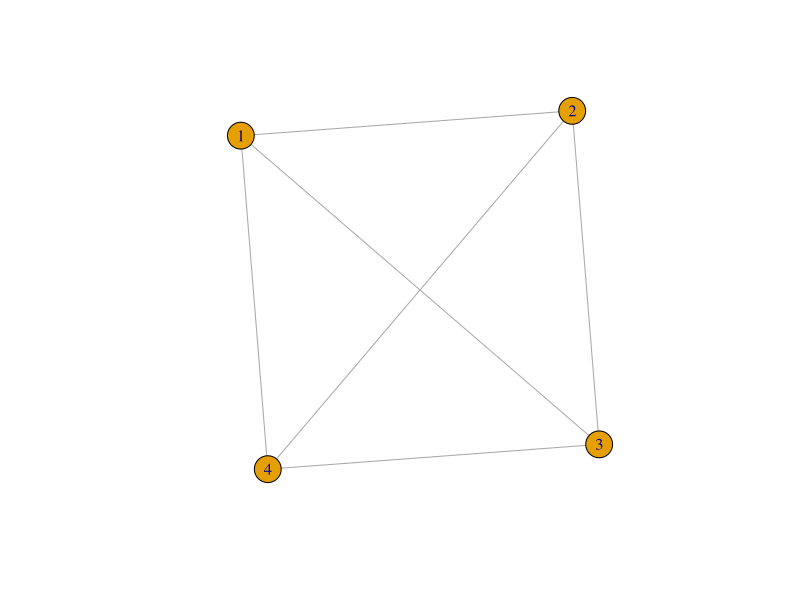
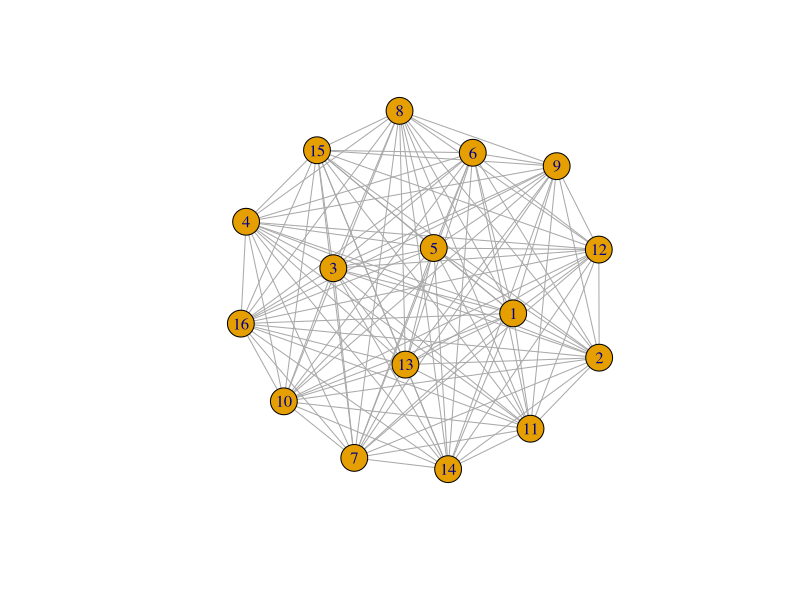
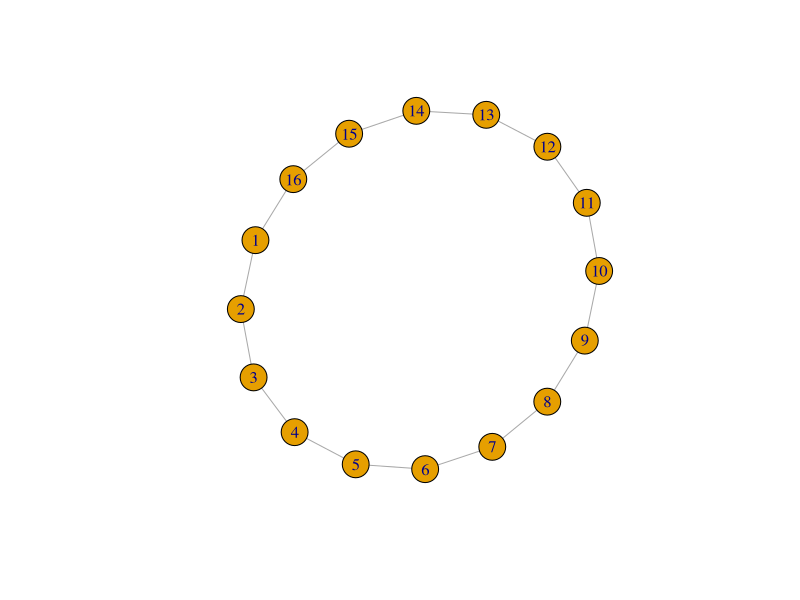
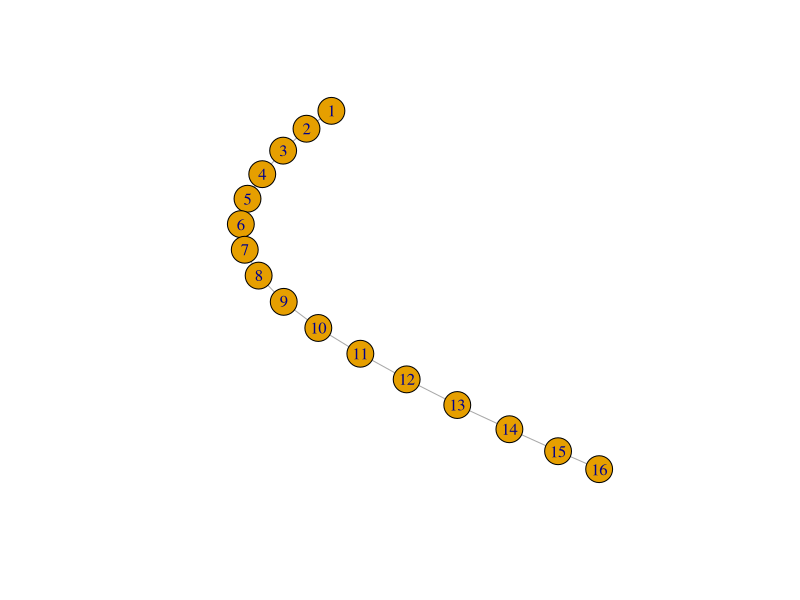
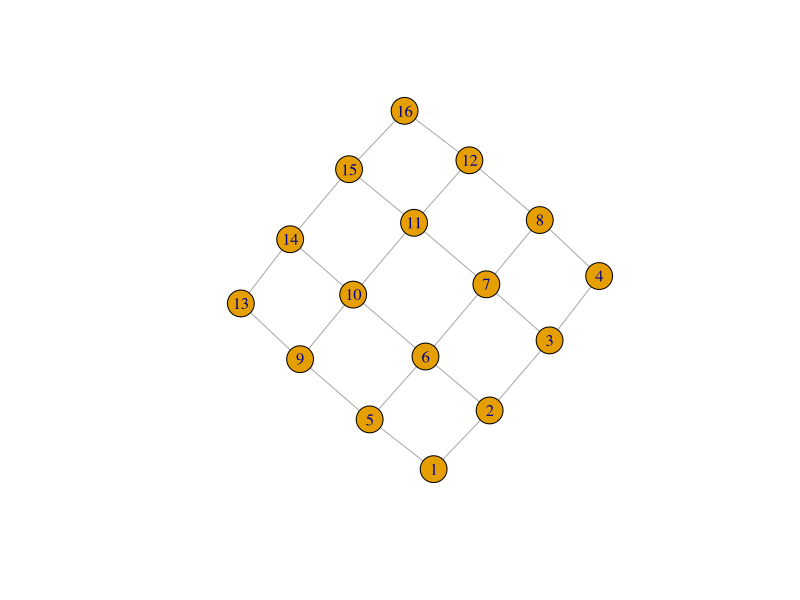
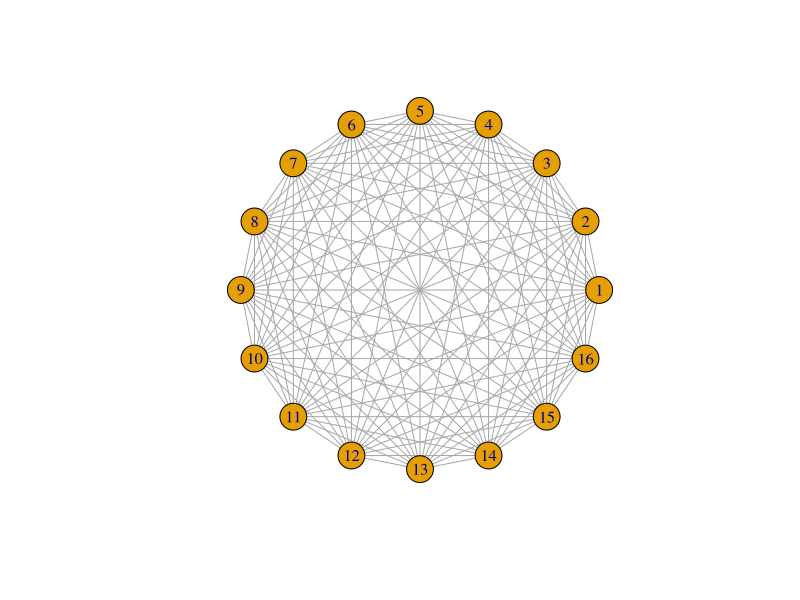
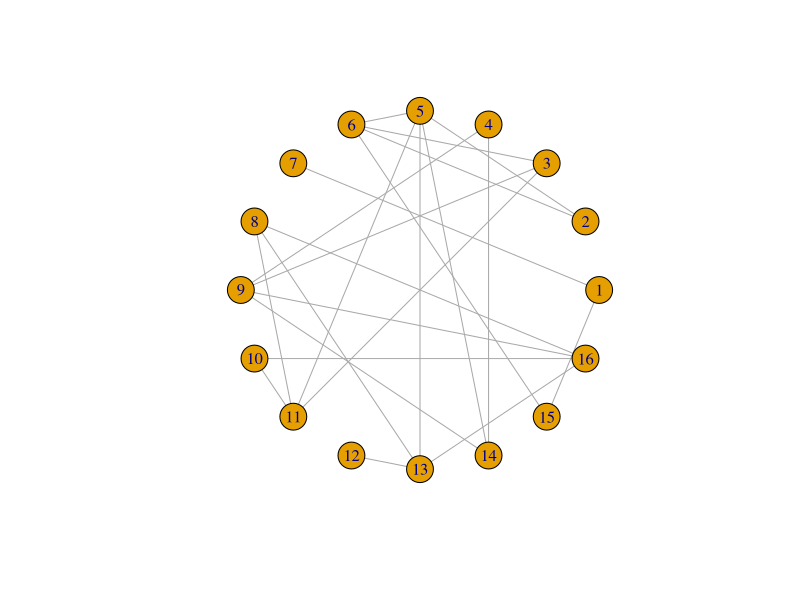
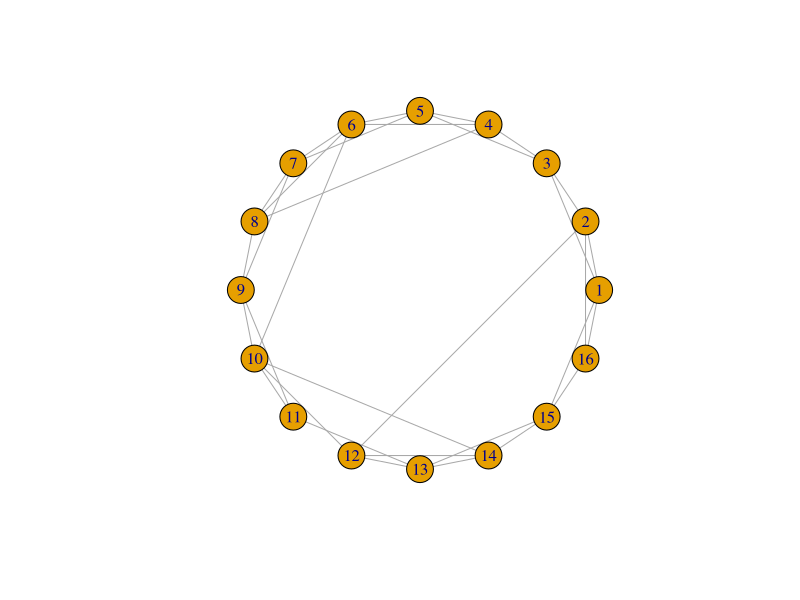

Recreate these plots in R, in order.
## ---- chunk 1
library(igraph) # For network functionality
library(data.table)
library(ggplot2)
## ---- chunk 2
# Complete graph with 4 nodes
gr <- make_full_graph(4)
print(gr)
plot(gr)
## ---- chunk 3
gr <- make_full_graph(16)
plot(gr)
gr <- make_ring(16)
plot(gr)
gr <- make_ring(16, circular = FALSE)
plot(gr)
gr <- make_lattice(c(4, 4))
plot(gr)
## ---- chunk 4
plot(make_full_graph(16), layout = layout_in_circle)
plot(sample_gnp(16, 0.2), layout = layout_in_circle)
## ---- chunk 5
plot(sample_smallworld(1, 16, 2, 0.1), layout = layout_in_circle)
## ---- chunk 6
plot(sample_pa(16, directed = FALSE))
## ---- chunk 7
network <- make_lattice(c(5, 5))
print(network)
plot(network)
## ---- chunk 8
vcount(network)
ecount(network)
degree(network)
## ---- chunk 9
network$layout <- layout_on_grid(network)
print(network)
plot(network)
## ---- chunk 10
V(network)$color <- "azure"
E(network)$color <- "pink"
plot(network) # lovely
## ---- chunk 11
V(network)[[]]
E(network)[[]]
## ---- chunk 12
network
## ---- chunk 13
V(network)[12]$color <- "orange"
plot(network)

V(network)[color == "orange"]$color <- "pink"
plot(network)
## ---- chunk 14
V(network)[.nei(color == "pink")]$color <- "pink"
plot(network)
## ---- chunk 15
V(network)$label <- NA        # text label for the vertices (set to NA for no labels)
V(network)$size <- 5          # size of vertex markers
V(network)$shape <- "square"  # shape of markers
plot(network)
# See ?igraph.plotting for more.
## ---- chunk 16
network <- make_lattice(c(5, 5))
## ---- chunk 17
V(network)$state <- "S"
V(network)[1]$state <- "I"

# Pick plotting colours
colours <- c(S = "lightblue", I = "red", R = "pink")

# Print and loop through time steps
t_max <- 10
for (t in 1:t_max)
{
	# Plot network
	plot(network, 
		vertex.color = colours[V(network)$state], 
		layout = layout_on_grid,
		main = paste("t = ", t))
	
	# Pause so we can see animation
	Sys.sleep(1.0)
	
	# Find "infector" vertices
	infectors <- V(network)[state == "I"]
	
	# Infect susceptible neighbours of infectors
	V(network)[.nei(infectors) & state == "S"]$state <- "I"
	
	# Recover infectors
	V(network)[infectors]$state <- "R"
}
## ---- chunk 18
library(igraph)
library(data.table)
library(ggplot2)
## ---- chunk 19
create_network <- function(n, d, layout = layout_nicely)
{
	# Create the network by preferential attachment, 
	# passing on the parameters n and power
	network <- sample_pa(n, d, directed = FALSE)

    # Add the "state" attribute to the vertices of 
	#the network, which can be "S", "I", "R", or "V". 
	# Start out everyone as susceptible ...
    V(network)$state <- "S"
    
    # ... except make 5 random individuals infectious.
    V(network)$state[sample(vcount(network), 5, prob = degree(network))] <- "I"

    # Reorder vertices so they go in order from least to most connected. This
    # is to help with degree-targeted vaccination, and also to make the 
    # most connected vertices plot on top so they don't get hidden. 
	network <- permute(network, rank(degree(network), ties.method = "first"))
    # Set the network layout so it doesn't change every time it's plotted.
    network$layout <- layout(network)
    
    return (network)
}

## See how the parameter d to create_network changes the network structure
net <- create_network(40, 0)
plot(net)

net <- create_network(40, 1)
plot(net)

net <- create_network(40, 2)
plot(net)
## ---- chunk 20
plot_degree <- function(network)
{
	# Set up palette
	colors <- hcl.colors(5, "Zissou 1")
	
	# Classify nodes by degree
	deg <- cut(degree(network), 
		breaks = c(1, 2, 5, 10, 20, Inf),
		labels = c("1", "2-4", "5-9", "10-19", "20+"),
		include.lowest = TRUE, right = FALSE)

	# Plot network
	plot(network, 
		vertex.color = colors[deg],
		vertex.label = NA,
		vertex.size = 4)
	legend("topright", levels(deg), fill = colors, title = "Degree")
}

## Look at the degree distribution plotted for different values of d
net <- create_network(500, 1)
plot_degree(net)

net <- create_network(500, 1.5)
plot_degree(net)

net <- create_network(500, 2)
plot_degree(net)
## ---- chunk 21
plot_state <- function(network)
{
	# Set up palette
	colors <- c(S = "lightblue", I = "red", R = "darkblue", V = "white")
	
	# Plot network
	plot(network, 
		vertex.color = colors[V(network)$state], 
		vertex.label = NA,
		vertex.size = 4)
	legend("topright", names(colors), fill = colors, title = "State")
}

## Test the plot_state function
net <- create_network(500, 1)
plot_state(net)
## ---- chunk 22
network_step <- function(net, p)
{
    # Identify all susceptible neighbours of infectious individuals, 
    # who are "at risk" of infection
    at_risk <- V(net)[state == "S" & .nei(state == "I")]
    
    # Use the transmission probability to select who gets exposed from
    # among those at risk
    exposed <- at_risk[runif(length(at_risk)) < p]
    
    # All currently infectious individuals will recover
    V(net)[state == "I"]$state <- "R"
    
    # All exposed individuals become infectious
    V(net)[exposed]$state <- "I"

    return (net)
}

net <- create_network(500, 1)
net <- network_step(net, p = 0.8)
plot_state(net)
## ---- chunk 23
run_model <- function(net, t_max, p, animate = FALSE)
{
	# Plot network degree
    if (animate) {
    	plot_degree(net)
    	mtext("Network created")
    	Sys.sleep(2.0)
    }

	# Set up results
    dt <- list()

    # Iterate over each time step
    for (t in 0:t_max)
    {
    	# Store results
        dt[[length(dt) + 1]] <- data.table(
    		S = sum(V(net)$state == "S"),
    		I = sum(V(net)$state == "I"),
    		R = sum(V(net)$state == "R"),
    		V = sum(V(net)$state == "V")
    	)

        # Plot current state
        if (animate) {
        	Sys.sleep(0.5)
        	plot_state(net)
        	mtext(paste0("t = ", t))
        }
        
        # Stop early if no infectious individuals are left
        if (!any(V(net)$state == "I")) {
        	break;
        }

        # Run one step of the network model
        net <- network_step(net, p)
    }
    
    # Return results, including empirical calculation of Rt
    results <- rbindlist(dt, idcol = "t")
    results$Rt <- results$I / shift(results$I, 1) # new infections per new infection last time step
    return (results)
}
## ---- chunk 24
net <- create_network(500, 2)
res <- run_model(net, 100, 0.8, TRUE)
outbreak_size <- head(res$S,1) - tail(res$S,1)
print(outbreak_size)
## ---- chunk 25
vaccinate_network <- function(network, v, k)
{
	# Count total population (n) and number to vaccinate (nv)
	n <- vcount(network)
	nv <- rbinom(1, n, v)

	# If k > 0, vaccinate the nv most-connected individuals; if k <= 0, 
	# vaccinate the nv least-connected individuals.
	if (k > 0) {
		target <- (n - nv + 1):n
	} else {
		target <- 1:nv
	}
	V(network)[target]$state <- "V"
	
	# Now randomly shuffle the state of a fraction 1 - abs(k) of individuals.
	shuffle <- which(rbinom(n, 1, 1 - abs(k)) == 1)
	V(network)[shuffle]$state <- sample(V(network)[shuffle]$state)

	return (network)
}
## ---- chunk 26
run_scenario <- function(params, nsim, nanim = 1)
{
	results <- list()
	
	for (sim in 1:nsim)
	{
		net <- create_network(params$n, params$d)
		net <- vaccinate_network(net, params$v, params$k)

		results[[sim]] <- run_model(net, params$t_max, params$p, animate = sim <= nanim)
		
		cat(".")
	}
	cat("\n");
	
	results <- rbindlist(results, idcol = "run")
	return (results)
}
## ---- chunk 27
params <- list(
	n = 500,
	d = 0,
	p = 0.8,
	v = 0.3,
	k = -0.5,
	t_max = 100
)

# Do a test run!
x <- run_scenario(params, nsim = 50)
ggplot(x) +
	geom_line(aes(x = t, y = R, group = run))
